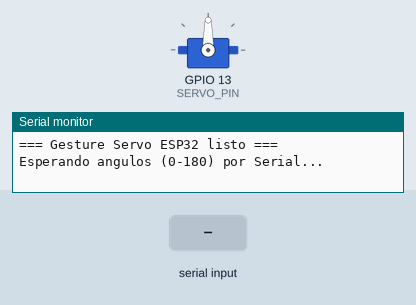
Simulated run of this sketch. Board: ESP32. On the bench: servo, the last lines printed to the serial monitor. Inputs (shaded band) come from the test bench.

Above: at 1.7 s.
1.8 s: "30,150\n" received over Serial
At 2.7 s:
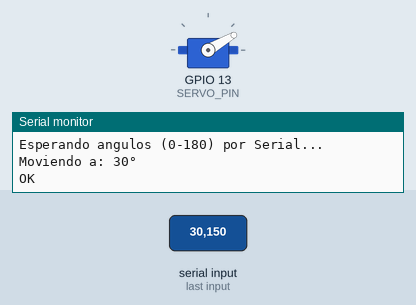
3.4 s: "5\n" received over Serial
At 4.6 s:
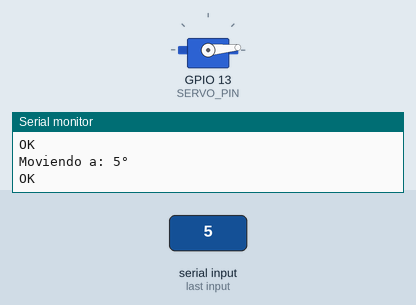
Timing chart, 0 to 6.4 s (numbered marks = the images above; inputs shaded):
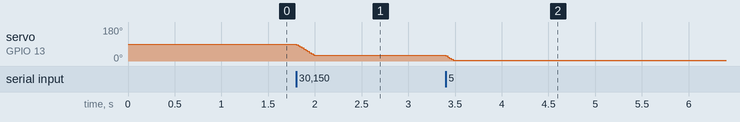

The sketch:

gesture_servo_esp32.ino
```cpp
/*
 * gesture_servo_esp32.ino
 * =======================
 * Recibe un ángulo (0-180) por Serial desde la PC
 * y mueve un servo suavemente a esa posición.
 *
 * Librería necesaria:
 *   - ESP32Servo (instalar desde el Gestor de librerías)
 *
 * Conexión del servo:
 *   Servo ROJO   → 5V  (o VIN si alimentas por USB)
 *   Servo MARRÓN → GND
 *   Servo NARANJA → GPIO 13 (señal PWM)
 *
 * El servo se mueve suavemente con interpolación para
 * evitar movimientos bruscos.
 */

#include <ESP32Servo.h>

// ── CONFIG ────────────────────────────────────────────────────────────────
#define SERVO_PIN     13      // Pin de señal del servo
#define SERVO_MIN_US  500     // Pulso mínimo en microsegundos
#define SERVO_MAX_US  2400    // Pulso máximo en microsegundos
#define SMOOTH_STEP   3       // Grados por paso de interpolación (velocidad)
#define SMOOTH_DELAY  10      // ms entre cada paso

// ── Variables ─────────────────────────────────────────────────────────────
Servo myServo;
int currentAngle = 90;   // Posición inicial
int targetAngle  = 90;

// ─────────────────────────────────────────────────────────────────────────
void setup() {
  Serial.begin(115200);

  // Asigna el timer PWM al servo
  ESP32PWM::allocateTimer(0);
  myServo.setPeriodHertz(50);
  myServo.attach(SERVO_PIN, SERVO_MIN_US, SERVO_MAX_US);

  // Posición central al inicio
  myServo.write(currentAngle);
  delay(500);

  Serial.println("=== Gesture Servo ESP32 listo ===");
  Serial.println("Esperando angulos (0-180) por Serial...");
}

// ─────────────────────────────────────────────────────────────────────────
// Mueve el servo suavemente desde currentAngle hasta target
void smoothMove(int target) {
  target = constrain(target, 0, 180);

  while (currentAngle != target) {
    if (currentAngle < target) {
      currentAngle = min(currentAngle + SMOOTH_STEP, target);
    } else {
      currentAngle = max(currentAngle - SMOOTH_STEP, target);
    }
    myServo.write(currentAngle);
    delay(SMOOTH_DELAY);
  }
}

// ─────────────────────────────────────────────────────────────────────────
void loop() {
  // Leer ángulo desde Serial
  if (Serial.available()) {
    String msg = Serial.readStringUntil('\n');
    msg.trim();

    if (msg.length() > 0) {
      int angle = msg.toInt();

      // Validar rango
      if (angle >= 0 && angle <= 180) {
        targetAngle = angle;
        Serial.print("Moviendo a: ");
        Serial.print(targetAngle);
        Serial.println("°");
        smoothMove(targetAngle);
        Serial.println("OK");
      } else {
        Serial.println("ERROR: angulo fuera de rango (0-180)");
      }
    }
  }
}
```

Measured:
- after the input at 1.8 s, servo on GPIO 13 (SERVO_PIN): moves from 90° to 30° over 0.19 s, starting at once
- after the input at 3.4 s, servo on GPIO 13 (SERVO_PIN): 30° → 5° at once
